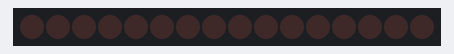
A sketch run on a simulated Arduino Uno, built with avr-gcc and run on an emulated ATmega328P. Parts: 16 shift-register outputs drawn as a row of LEDs (first output left, lit = HIGH). Wiring (inferred from the names in the program): 2 × shift register (74HC595): data A0; shift clock A2; latch A1. Wiring (inferred from the signals the program sends): row of LEDs: on Q0, Q1, Q2, Q3, Q4, Q5, Q6, Q7, Q8, Q9, Q10, Q11, Q12, Q13, Q14, Q15.

Above: at 0.04 s.
At 0.14 s:
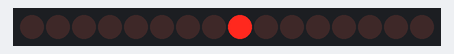
At 0.49 s:
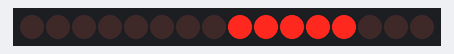
At 1.22 s:
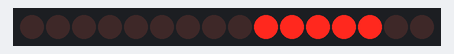
At 1.7 s:
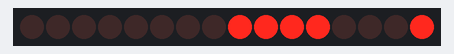
At 2.9 s:
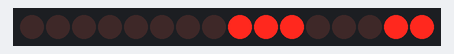
Timing chart, 0 to 3.2 s (numbered marks = the images above):
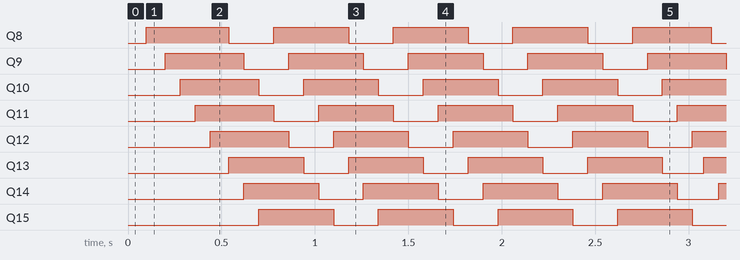

Measured:
- by itself, Q8–15: alternates HIGH for 0.40 s and LOW for 0.24 s

The sketch:

components_ledmatrixtesting_4.ino
```cpp
#define data A0
#define regclk A1
#define srclk A2
int Cathodes[8] = {2,3,4,5,6,7,8,9};
const uint8_t font[]{
  // A
  0x00,0x7E,0x09,0x09,0x09,0x7E,0x00,0x00,
  // B
  0x00,0x7F,0x49,0x49,0x49,0x36,0x00,0x00,
  // C
  0x00,0x3E,0x41,0x41,0x41,0x22,0x00,0x00,
  // D
  0x00,0x7F,0x41,0x41,0x22,0x1C,0x00,0x00,
  // E
  0x00,0x7F,0x49,0x49,0x49,0x41,0x00,0x00,
  // F
  0x00,0x7F,0x09,0x09,0x09,0x01,0x00,0x00,
  // G
  0x00,0x3E,0x41,0x49,0x49,0x7A,0x00,0x00,
  // H
  0x00,0x7F,0x08,0x08,0x08,0x7F,0x00,0x00,
  // I
  0x00,0x41,0x7F,0x41,0x00,0x00,0x00,0x00,
  // J
  0x00,0x20,0x40,0x41,0x3F,0x01,0x00,0x00,
  // K
  0x00,0x7F,0x08,0x14,0x22,0x41,0x00,0x00,
  // L
  0x00,0x7F,0x40,0x40,0x40,0x40,0x00,0x00,
  // M
  0x00,0x7F,0x02,0x0C,0x02,0x7F,0x00,0x00,
  // N
  0x00,0x7F,0x04,0x08,0x10,0x7F,0x00,0x00,
  // O
  0x00,0x3E,0x41,0x41,0x41,0x3E,0x00,0x00,
  // P
  0x00,0x7F,0x09,0x09,0x09,0x06,0x00,0x00,
  // Q
  0x00,0x3E,0x41,0x51,0x21,0x5E,0x00,0x00,
  // R
  0x00,0x7F,0x09,0x19,0x29,0x46,0x00,0x00,
  // S
  0x00,0x26,0x49,0x49,0x49,0x32,0x00,0x00,
  // T
  0x00,0x01,0x01,0x7F,0x01,0x01,0x00,0x00,
  // U
  0x00,0x3F,0x40,0x40,0x40,0x3F,0x00,0x00,
  // V
  0x00,0x1F,0x20,0x40,0x20,0x1F,0x00,0x00,
  // W
  0x00,0x7F,0x20,0x18,0x20,0x7F,0x00,0x00,
  // X
  0x00,0x63,0x14,0x08,0x14,0x63,0x00,0x00,
  // Y
  0x00,0x03,0x04,0x78,0x04,0x03,0x00,0x00,
  // Z
  0x00,0x61,0x51,0x49,0x45,0x43,0x00,0x00
};
uint16_t matrix[8]={
  0b00111100,
  0b01000010,
  0b10100101,
  0b10000001,
  0b10100101,
  0b10011001,
  0b01000010,
  0b00111100
};
/*const uint8_t st[] = {
  0b00111110,
  0b00001000,
  0b00001000,
  0b00111110,
  0b00000000,
  0b00100010,
  0b00100010,
  0b00111110,
  0b00100010,
  0b00100010,
  0b00000000,
  0b1
};*/
uint8_t st[64];
int length = 0;
void updatetext(const char *str, uint8_t *text, int *length){
  *length = 0;
  //*str points to string and loops till the pointer becomes NULL
  while(*str){
    //Checks if ASCII Value is greater than that of A and less that that of Z
    if(*str >= 'A' && *str <= 'Z'){
      int index = (*str - 'A') * 8; //index give the index of that particular character i.e. B has value of 66 A has 65 so B-A = 1 * 8 so its index is 8
      for(int i=0; i<8; i++){ // loops 8 times as the character has 8 bytes
        text[*length] = font[index+i]; //sets the length index of text as the value of idx+i
        (*length)++;
      }
    }
    str++;
  }

}
void setup()
{
  pinMode(data, OUTPUT);
  pinMode(regclk, OUTPUT);
  pinMode(srclk, OUTPUT);
  for(int i=0;i<8;i++){
    matrix[i] = 0;
  }
  updatetext("GREEN",st,&length);
}

void loop()
{
  for(int i = 0;i<length;i++){
    shiftLeft(st[i]);
    for(int j = 0;j<10;j++){
      display();
    }
  }
}
void display(){
 	for(int i=0;i<8;i++){
  digitalWrite(regclk,LOW);
  shiftOut(data,srclk,MSBFIRST,lowByte(~matrix[i]));
  shiftOut(data,srclk,MSBFIRST,highByte(~matrix[i]));
  digitalWrite(regclk,HIGH);
  delayMicroseconds(800);
}
}
void shiftLeft(uint8_t column){
  for(int i=0;i<8;i++){
    matrix[i]<<=1;
    if(column&(1<<i)){
      matrix[i] |= 1;
    }
    matrix[i]&=0xFF;
  }
}
```
